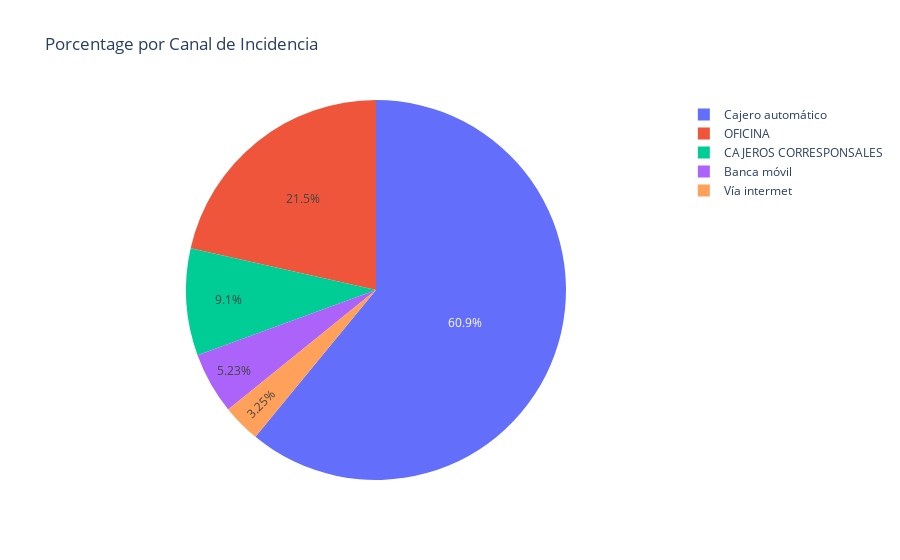

The cell this chart's notebook holds for it:
### Code cell
data_temp = datos_preprocessed.groupby(['Canal Incidencia']).agg({ 'Numero reclamo': "count"})
data_temp = data_temp.sort_values(by=['Numero reclamo'], ascending = False).reset_index()

# fig = px.treemap(data_temp, path=[px.Constant('Canal de Incidencia'),'Canal Incidencia'], values='Numero reclamo',
#                   color='Numero reclamo', hover_data=['Canal Incidencia'])
# fig.show()

total = np.sum(data_temp['Numero reclamo'])
data_temp['per'] = data_temp['Numero reclamo']/total*100

data_temp.to_excel("canal_pie.xlsx") 
fig = px.pie(data_temp, values='per', names='Canal Incidencia', title='Porcentage por Canal de Incidencia')
fig.show()

### Figure 1 — Plotly figure (JSON) as saved in the notebook; plotly's stock layout.template omitted (floating-point values rounded to 4 significant figures)
{"data": [{"domain": {"x": [0, 1], "y": [0, 1]}, "hovertemplate": "Canal Incidencia=%{label}<br>per=%{value}<extra></extra>", "labels": ["Cajero automático", "OFICINA", "CAJEROS CORRESPONSALES", "Banca móvil", "Vía intermet"], "legendgroup": "", "name": "", "showlegend": true, "type": "pie", "values": [60.94, 21.48, 9.1, 5.235, 3.246]}], "layout": {"legend": {"tracegroupgap": 0}, "title": {"text": "Porcentage por Canal de Incidencia"}}}
